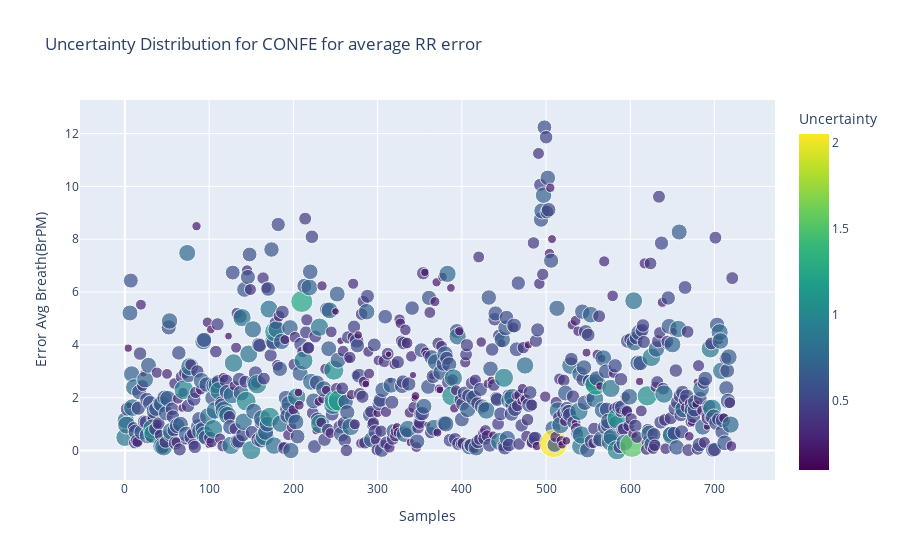
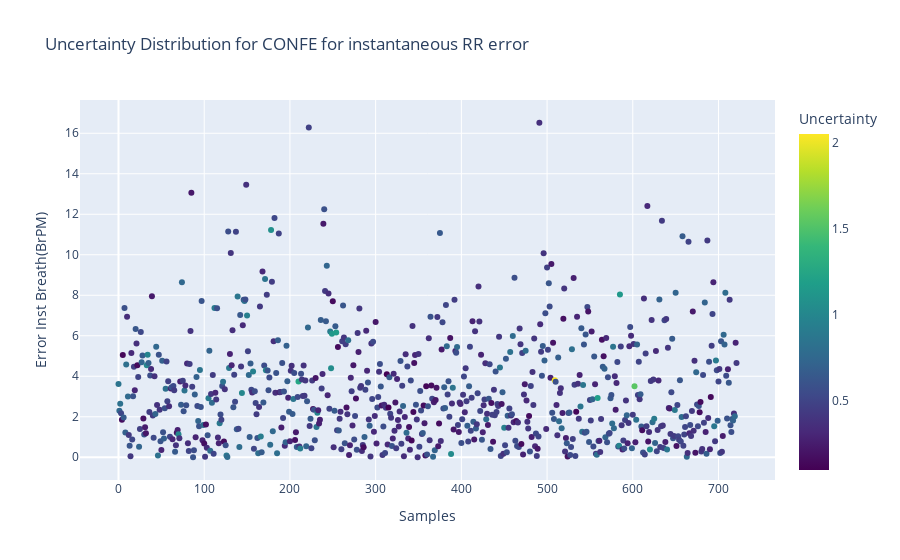

The notebook cell saved with these charts, in order:
### Code cell
if input_conf == 'confb':
    fig1 = px.scatter(data_confb,x = 'Samples', y="Absolute Error (BrPM)",title="Epistemic Uncertainty Distribution for "+input_conf.upper(),
                     color="Uncertainty", color_continuous_scale=px.colors.sequential.Viridis,size='Uncertainty')
    fig1.show()

if input_conf == 'confa':
    fig1 = px.scatter(data_confa,x = 'Samples', y="Absolute Error (BrPM)",title="Epistemic Uncertainty Distribution for "+input_conf.upper(),
                   color="Uncertainty", color_continuous_scale=px.colors.sequential.Viridis)
    fig1.show()

if input_conf == 'confd':
    fig1 = px.scatter(data_confd,x = 'Samples', y="Error Avg Breath(BrPM)",title="Uncertainty Distribution for "+input_conf.upper()+ " for average RR error" ,
                     color="Uncertainty", color_continuous_scale=px.colors.sequential.Viridis,size='Uncertainty')
    
    fig2 = px.scatter(data_confd,x = 'Samples', y="Error Inst Breath(BrPM)",title="Uncertainty Distribution for "+input_conf.upper()+ " for instantaneous RR error" ,
                     color="Uncertainty", color_continuous_scale=px.colors.sequential.Viridis,size='Uncertainty')
    fig1.show()
    fig2.show()
     

if input_conf == 'conff':
    fig1 = px.scatter(data_conff,x = 'Samples', y="Error Avg Breath(BrPM)",title="Uncertainty Distribution for "+input_conf.upper()+ " for average RR error" ,
                     color="Uncertainty", color_continuous_scale=px.colors.sequential.Viridis,size='Uncertainty')
    
    fig2 = px.scatter(data_conff,x = 'Samples', y="Error Inst Breath(BrPM)",title="Uncertainty Distribution for "+input_conf.upper()+ " for instantaneous RR error" ,
                     color="Uncertainty", color_continuous_scale=px.colors.sequential.Viridis,size='Uncertainty')
    fig1.show()
    fig2.show()
    
if input_conf == 'confc':
    fig1 = px.scatter(data_confc,x = 'Samples', y="Error Avg Breath(BrPM)",title="Uncertainty Distribution for "+input_conf.upper()+ " for average RR error" ,
                     color="Uncertainty", color_continuous_scale=px.colors.sequential.Viridis)
    
    fig2 = px.scatter(data_confc,x = 'Samples', y="Error Inst Breath(BrPM)",title="Uncertainty Distribution for "+input_conf.upper()+ " for instantaneous RR error" ,
                     color="Uncertainty", color_continuous_scale=px.colors.sequential.Viridis,size='Uncertainty')
    fig1.show()
    fig2.show()
    
if input_conf == 'confe':
    fig1 = px.scatter(data_confe,x = 'Samples', y="Error Avg Breath(BrPM)",title="Uncertainty Distribution for "+input_conf.upper()+ " for average RR error" ,
                     color="Uncertainty", color_continuous_scale=px.colors.sequential.Viridis,size='Uncertainty')
    
    fig2 = px.scatter(data_confe,x = 'Samples', y="Error Inst Breath(BrPM)",title="Uncertainty Distribution for "+input_conf.upper()+ " for instantaneous RR error" ,
                     color="Uncertainty", color_continuous_scale=px.colors.sequential.Viridis)
    fig1.show()
    fig2.show()

### Figure 1 — Plotly figure (JSON) as saved in the notebook; plotly's stock layout.template omitted (floating-point values rounded to 4 significant figures; data arrays with more than 128 entries replaced by an {"elided": "..."} marker saying what was removed)
{"data": [{"hovertemplate": "Samples=%{x}<br>Error Avg Breath(BrPM)=%{y}<br>Uncertainty=%{marker.color}<extra></extra>", "legendgroup": "", "marker": {"color": {"elided": "722 float values"}, "coloraxis": "coloraxis", "size": {"elided": "722 float values"}, "sizemode": "area", "sizeref": 0.005128, "symbol": "circle"}, "mode": "markers", "name": "", "orientation": "v", "showlegend": false, "type": "scatter", "x": {"elided": "722 int values"}, "xaxis": "x", "y": {"elided": "722 float values"}, "yaxis": "y"}], "layout": {"coloraxis": {"colorbar": {"title": {"text": "Uncertainty"}}, "colorscale": [[0, "#440154"], [0.1111, "#482878"], [0.2222, "#3e4989"], [0.3333, "#31688e"], [0.4444, "#26828e"], [0.5556, "#1f9e89"], [0.6667, "#35b779"], [0.7778, "#6ece58"], [0.8889, "#b5de2b"], [1, "#fde725"]]}, "legend": {"itemsizing": "constant", "tracegroupgap": 0}, "title": {"text": "Uncertainty Distribution for CONFE for average RR error"}, "xaxis": {"anchor": "y", "domain": [0, 1], "title": {"text": "Samples"}}, "yaxis": {"anchor": "x", "domain": [0, 1], "title": {"text": "Error Avg Breath(BrPM)"}}}}

### Figure 2 — Plotly figure (JSON) as saved in the notebook; plotly's stock layout.template omitted (floating-point values rounded to 4 significant figures; data arrays with more than 128 entries replaced by an {"elided": "..."} marker saying what was removed)
{"data": [{"hovertemplate": "Samples=%{x}<br>Error Inst Breath(BrPM)=%{y}<br>Uncertainty=%{marker.color}<extra></extra>", "legendgroup": "", "marker": {"color": {"elided": "722 float values"}, "coloraxis": "coloraxis", "symbol": "circle"}, "mode": "markers", "name": "", "orientation": "v", "showlegend": false, "type": "scatter", "x": {"elided": "722 int values"}, "xaxis": "x", "y": {"elided": "722 float values"}, "yaxis": "y"}], "layout": {"coloraxis": {"colorbar": {"title": {"text": "Uncertainty"}}, "colorscale": [[0, "#440154"], [0.1111, "#482878"], [0.2222, "#3e4989"], [0.3333, "#31688e"], [0.4444, "#26828e"], [0.5556, "#1f9e89"], [0.6667, "#35b779"], [0.7778, "#6ece58"], [0.8889, "#b5de2b"], [1, "#fde725"]]}, "legend": {"tracegroupgap": 0}, "title": {"text": "Uncertainty Distribution for CONFE for instantaneous RR error"}, "xaxis": {"anchor": "y", "domain": [0, 1], "title": {"text": "Samples"}}, "yaxis": {"anchor": "x", "domain": [0, 1], "title": {"text": "Error Inst Breath(BrPM)"}}}}
